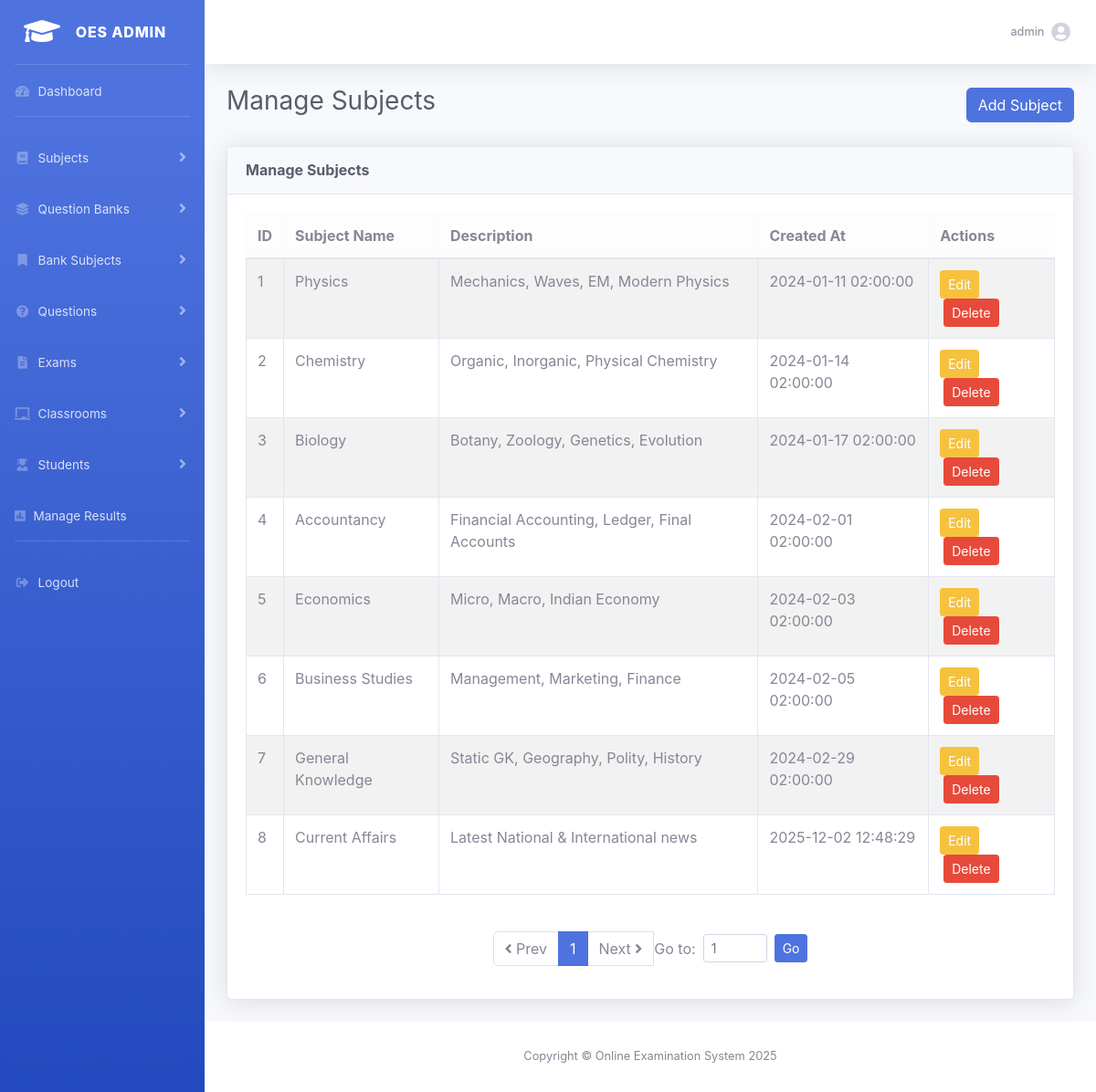
Page /admin.php?action=manageSubjects (signed in) on the committed database.
### tables this page shows
CREATE TABLE `subjects` (
  `subject_id` int(11) NOT NULL,
  `subject_name` varchar(100) NOT NULL,
  `description` text DEFAULT NULL,
  `created_at` timestamp NOT NULL DEFAULT current_timestamp()
);

### templates/subjects/manage_subjects.php (the view, shortened to what this page needs)
<?php
$results = $results ?? [
    'pageTitle'   => 'Manage Subjects',
    'message'     => '',
    'subjects'    => [],
    'currentPage' => 1,
    'totalPages'  => 1,
    'total'       => 0,
    'perPage'     => 25
];
$subjects    = $results['subjects'];
$currentPage = (int)($results['currentPage'] ?? 1);
$totalPages  = (int)($results['totalPages'] ?? 1);
?>
<?php include __DIR__ . "/../include/header.php"; ?>
<div id="wrapper">
    <?php include __DIR__ . "/../include/sidebar.php"; ?>
    <div id="content-wrapper" class="d-flex flex-column">
        <div id="content">
            <?php include __DIR__ . "/../include/navbar.php"; ?>
            <div class="container-fluid">
                <div class="d-flex justify-content-between align-items-center mb-4">
                    <h1 class="h3 text-gray-800"><?= htmlspecialchars($results['pageTitle']) ?></h1>
                    <a href="<?= BASE_URL ?>/admin.php?action=newSubject" class="btn btn-primary">
                        <i class="bi bi-plus-circle"></i> Add Subject
                    </a>
                </div>
                <div class="card shadow mb-4">
                    <div class="card-header py-3">
                        <h6 class="m-0 font-weight-bold text-gray-800"><?= htmlspecialchars($results['pageTitle']) ?></h6>
                    </div>
                    <div class="card-body">
                        <div class="table-responsive">
                            <table class="table table-bordered table-striped">
                                <thead class="table-light">
                                    <tr>
                                        <th>ID</th>
                                        <th>Subject Name</th>
                                        <th>Description</th>
                                        <th>Created At</th>
                                        <th>Actions</th>
                                    </tr>
                                </thead>
                                <tbody>
                                    <?php if (!empty($subjects)): ?>
                                        <?php foreach ($subjects as $subject): ?>
                                            <tr>
                                                <td><?= $subject['subject_id'] ?></td>
                                                <td><?= htmlspecialchars($subject['subject_name']) ?></td>
                                                <td><?= htmlspecialchars($subject['description'] ?? '-') ?></td>
                                                <td><?= htmlspecialchars($subject['created_at'] ?? '-') ?></td>
                                                <td>
                                                    <a class="btn btn-sm btn-warning"
                                                       href="<?= BASE_URL ?>/admin.php?action=editSubject&id=<?= $subject['subject_id'] ?>">
                                                       <i class="bi bi-pencil-square"></i> Edit
                                                    </a>
                                                    <form method="get" action="<?= BASE_URL ?>/admin.php" style="display:inline-block; margin:0 4px;"
                                                          onsubmit="return confirm('Are you sure you want to delete this subject?');">
                                                        <button type="submit" class="btn btn-sm btn-danger">
                                                            <i class="bi bi-trash"></i> Delete
                                                        </button>
                                                    </form>
                                                </td>
                                            </tr>
                                        <?php endforeach; ?>
                                    <?php else: ?>
                                        <tr>
                                            <td colspan="5" class="text-center">No subjects found.</td>
                                        </tr>
                                    <?php endif; ?>
                                </tbody>
                            </table>
                        </div>
                        <?php if ($totalPages >= 1): ?>
                        <nav aria-label="Pagination" class="mt-4">
                            <ul class="pagination justify-content-center align-items-center">
                                <li class="page-item <?= ($currentPage <= 1) ? 'disabled' : '' ?>">
                                    <a class="page-link" href="<?= BASE_URL ?>/admin.php?action=manageSubjects&page=<?= max(1, $currentPage - 1) ?>">
                                        <i class="fas fa-angle-left"></i> Prev
                                    </a>
                                </li>
                                <?php
                                $start = max(1, $currentPage - 2);
                                $end   = min($totalPages, $currentPage + 2);
                                for ($i = $start; $i <= $end; $i++): ?>
                                    <li class="page-item <?= ($i === $currentPage) ? 'active' : '' ?>">
                                        <a class="page-link" href="<?= BASE_URL ?>/admin.php?action=manageSubjects&page=<?= $i ?>"><?= $i ?></a>
                                    </li>
                                <?php endfor; ?>
                                <li class="page-item <?= ($currentPage >= $totalPages) ? 'disabled' : '' ?>">
                                    <a class="page-link" href="<?= BASE_URL ?>/admin.php?action=manageSubjects&page=<?= min($totalPages, $currentPage + 1) ?>">
                                        Next <i class="fas fa-angle-right"></i>
                                    </a>
                                </li>
                                <li class="page-item ms-3">
                                    <form method="get" action="<?= BASE_URL ?>/admin.php" class="form-inline">
                                        <label for="gotoPage" class="mr-2 mb-0">Go to:</label>
                                        <input type="number" min="1" max="<?= $totalPages ?>" name="page" id="gotoPage" class="form-control form-control-sm mr-2" style="width:70px"
                                            value="<?= $currentPage ?>">
                                        <button type="submit" class="btn btn-sm btn-primary">Go</button>
                                    </form>
                                </li>
                            </ul>
                        </nav>
                        <?php endif; ?>
                    </div>
                </div>
            </div>
        </div>
        <?php include __DIR__ . "/../include/footer.php"; ?>

### rows in the picture
subjects: subject_id "1", subject_name "Physics", description "Mechanics, Waves, EM, Modern Physics", created_at "2024-01-11 02:00:00"
subjects: subject_id "2", subject_name "Chemistry", description "Organic, Inorganic, Physical Chemistry", created_at "2024-01-14 02:00:00"
subjects: subject_id "3", subject_name "Biology", description "Botany, Zoology, Genetics, Evolution", created_at "2024-01-17 02:00:00"
subjects: subject_id "4", subject_name "Accountancy", description "Financial Accounting, Ledger, Final Accounts", created_at "2024-02-01 02:00:00"
subjects: subject_id "5", subject_name "Economics", description "Micro, Macro, Indian Economy", created_at "2024-02-03 02:00:00"
subjects: subject_id "6", subject_name "Business Studies", description "Management, Marketing, Finance", created_at "2024-02-05 02:00:00"
subjects: subject_id "7", subject_name "General Knowledge", description "Static GK, Geography, Polity, History", created_at "2024-02-29 02:00:00"
subjects: subject_id "8", subject_name "Current Affairs", description "Latest National & International news", created_at "2025-12-02 12:48:29"

### other values in the picture
$adminName "admin"
$results['pageTitle'] "Manage Subjects"
